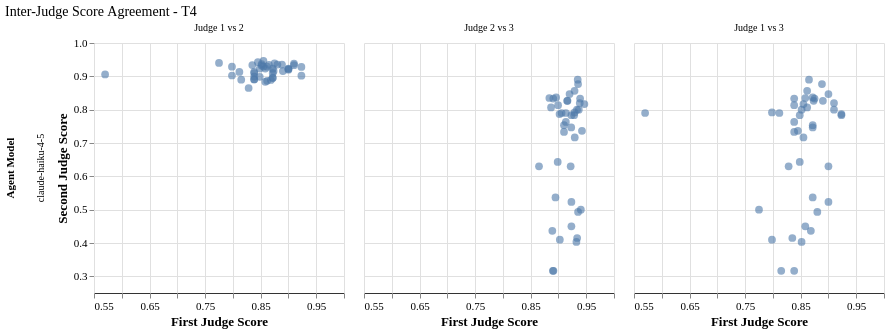

Here is the Vega-Lite specification saved for this chart:
### Vega-Lite specification from a JSON file in a GitHub repository (floating-point values rounded to 4 significant figures)
{"config": {"font": "serif", "axis": {"labelFontSize": 11, "titleFontSize": 13, "gridColor": "#e0e0e0", "domainColor": "#333333"}, "legend": {"labelFontSize": 11, "titleFontSize": 12}, "title": {"fontSize": 14, "anchor": "start", "fontWeight": "normal"}, "view": {"stroke": null, "continuousWidth": 400, "continuousHeight": 300}, "mark": {"tooltip": true}}, "data": {"name": "data-bce85a173bb22e57a1dde25ba2889a11"}, "facet": {"column": {"field": "pair_label", "sort": ["Judge 1 vs 2", "Judge 2 vs 3", "Judge 1 vs 3"], "title": null, "type": "nominal"}, "row": {"field": "agent_model", "title": "Agent Model", "type": "nominal"}}, "spec": {"mark": {"type": "circle", "opacity": 0.6, "size": 60}, "encoding": {"tooltip": [{"field": "pair_label", "title": "Comparison", "type": "nominal"}, {"field": "judge_x", "title": "Judge", "type": "nominal"}, {"field": "score_x", "format": ".3f", "title": "Score X", "type": "quantitative"}, {"field": "judge_y", "title": "Judge", "type": "nominal"}, {"field": "score_y", "format": ".3f", "title": "Score Y", "type": "quantitative"}], "x": {"field": "score_x", "scale": {"domain": [0.55, 1.0]}, "title": "First Judge Score", "type": "quantitative"}, "y": {"field": "score_y", "scale": {"domain": [0.25, 1.0]}, "title": "Second Judge Score", "type": "quantitative"}}, "height": 250, "width": 250}, "resolve": {"scale": {"x": "shared", "y": "shared"}}, "title": "Inter-Judge Score Agreement - T4", "$schema": "https://vega.github.io/schema/vega-lite/v6.1.0.json", "datasets": {"data-bce85a173bb22e57a1dde25ba2889a11": [{"agent_model": "claude-haiku-4-5", "tier": "T4", "pair_label": "Judge 1 vs 2", "judge_x": "Judge 1", "judge_y": "Judge 2", "score_x": 0.8717, "score_y": 0.923}, {"agent_model": "claude-haiku-4-5", "tier": "T4", "pair_label": "Judge 1 vs 2", "judge_x": "Judge 1", "judge_y": "Judge 2", "score_x": 0.8883, "score_y": 0.9353}, {"agent_model": "claude-haiku-4-5", "tier": "T4", "pair_label": "Judge 1 vs 2", "judge_x": "Judge 1", "judge_y": "Judge 2", "score_x": 0.8733, "score_y": 0.9163}, {"agent_model": "claude-haiku-4-5", "tier": "T4", "pair_label": "Judge 1 vs 2", "judge_x": "Judge 1", "judge_y": "Judge 2", "score_x": 0.89, "score_y": 0.9157}, {"agent_model": "claude-haiku-4-5", "tier": "T4", "pair_label": "Judge 1 vs 2", "judge_x": "Judge 1", "judge_y": "Judge 2", "score_x": 0.8383, "score_y": 0.8907}, {"agent_model": "claude-haiku-4-5", "tier": "T4", "pair_label": "Judge 1 vs 2", "judge_x": "Judge 1", "judge_y": "Judge 2", "score_x": 0.855, "score_y": 0.9467}, {"agent_model": "claude-haiku-4-5", "tier": "T4", "pair_label": "Judge 1 vs 2", "judge_x": "Judge 1", "judge_y": "Judge 2", "score_x": 0.8383, "score_y": 0.9133}, {"agent_model": "claude-haiku-4-5", "tier": "T4", "pair_label": "Judge 1 vs 2", "judge_x": "Judge 1", "judge_y": "Judge 2", "score_x": 0.8717, "score_y": 0.8947}, {"agent_model": "claude-haiku-4-5", "tier": "T4", "pair_label": "Judge 1 vs 2", "judge_x": "Judge 1", "judge_y": "Judge 2", "score_x": 0.91, "score_y": 0.9333}, {"agent_model": "claude-haiku-4-5", "tier": "T4", "pair_label": "Judge 1 vs 2", "judge_x": "Judge 1", "judge_y": "Judge 2", "score_x": 0.91, "score_y": 0.9383}, {"agent_model": "claude-haiku-4-5", "tier": "T4", "pair_label": "Judge 1 vs 2", "judge_x": "Judge 1", "judge_y": "Judge 2", "score_x": 0.9233, "score_y": 0.9283}, {"agent_model": "claude-haiku-4-5", "tier": "T4", "pair_label": "Judge 1 vs 2", "judge_x": "Judge 1", "judge_y": "Judge 2", "score_x": 0.8383, "score_y": 0.91}, {"agent_model": "claude-haiku-4-5", "tier": "T4", "pair_label": "Judge 1 vs 2", "judge_x": "Judge 1", "judge_y": "Judge 2", "score_x": 0.775, "score_y": 0.9403}, {"agent_model": "claude-haiku-4-5", "tier": "T4", "pair_label": "Judge 1 vs 2", "judge_x": "Judge 1", "judge_y": "Judge 2", "score_x": 0.835, "score_y": 0.9337}, {"agent_model": "claude-haiku-4-5", "tier": "T4", "pair_label": "Judge 1 vs 2", "judge_x": "Judge 1", "judge_y": "Judge 2", "score_x": 0.57, "score_y": 0.9057}, {"agent_model": "claude-haiku-4-5", "tier": "T4", "pair_label": "Judge 1 vs 2", "judge_x": "Judge 1", "judge_y": "Judge 2", "score_x": 0.7983, "score_y": 0.929}, {"agent_model": "claude-haiku-4-5", "tier": "T4", "pair_label": "Judge 1 vs 2", "judge_x": "Judge 1", "judge_y": "Judge 2", "score_x": 0.8383, "score_y": 0.891}, {"agent_model": "claude-haiku-4-5", "tier": "T4", "pair_label": "Judge 1 vs 2", "judge_x": "Judge 1", "judge_y": "Judge 2", "score_x": 0.9233, "score_y": 0.902}, {"agent_model": "claude-haiku-4-5", "tier": "T4", "pair_label": "Judge 1 vs 2", "judge_x": "Judge 1", "judge_y": "Judge 2", "score_x": 0.875, "score_y": 0.939}, {"agent_model": "claude-haiku-4-5", "tier": "T4", "pair_label": "Judge 1 vs 2", "judge_x": "Judge 1", "judge_y": "Judge 2", "score_x": 0.8383, "score_y": 0.8993}, {"agent_model": "claude-haiku-4-5", "tier": "T4", "pair_label": "Judge 1 vs 2", "judge_x": "Judge 1", "judge_y": "Judge 2", "score_x": 0.9, "score_y": 0.9233}, {"agent_model": "claude-haiku-4-5", "tier": "T4", "pair_label": "Judge 1 vs 2", "judge_x": "Judge 1", "judge_y": "Judge 2", "score_x": 0.855, "score_y": 0.9293}, {"agent_model": "claude-haiku-4-5", "tier": "T4", "pair_label": "Judge 1 vs 2", "judge_x": "Judge 1", "judge_y": "Judge 2", "score_x": 0.7983, "score_y": 0.9025}, {"agent_model": "claude-haiku-4-5", "tier": "T4", "pair_label": "Judge 1 vs 2", "judge_x": "Judge 1", "judge_y": "Judge 2", "score_x": 0.865, "score_y": 0.9347}, {"agent_model": "claude-haiku-4-5", "tier": "T4", "pair_label": "Judge 1 vs 2", "judge_x": "Judge 1", "judge_y": "Judge 2", "score_x": 0.8117, "score_y": 0.9133}, {"agent_model": "claude-haiku-4-5", "tier": "T4", "pair_label": "Judge 1 vs 2", "judge_x": "Judge 1", "judge_y": "Judge 2", "score_x": 0.8583, "score_y": 0.9233}, {"agent_model": "claude-haiku-4-5", "tier": "T4", "pair_label": "Judge 1 vs 2", "judge_x": "Judge 1", "judge_y": "Judge 2", "score_x": 0.8617, "score_y": 0.8867}, {"agent_model": "claude-haiku-4-5", "tier": "T4", "pair_label": "Judge 1 vs 2", "judge_x": "Judge 1", "judge_y": "Judge 2", "score_x": 0.8717, "score_y": 0.8958}, {"agent_model": "claude-haiku-4-5", "tier": "T4", "pair_label": "Judge 1 vs 2", "judge_x": "Judge 1", "judge_y": "Judge 2", "score_x": 0.8583, "score_y": 0.8837}, {"agent_model": "claude-haiku-4-5", "tier": "T4", "pair_label": "Judge 1 vs 2", "judge_x": "Judge 1", "judge_y": "Judge 2", "score_x": 0.9, "score_y": 0.92}, {"agent_model": "claude-haiku-4-5", "tier": "T4", "pair_label": "Judge 1 vs 2", "judge_x": "Judge 1", "judge_y": "Judge 2", "score_x": 0.8617, "score_y": 0.929}, {"agent_model": "claude-haiku-4-5", "tier": "T4", "pair_label": "Judge 1 vs 2", "judge_x": "Judge 1", "judge_y": "Judge 2", "score_x": 0.8483, "score_y": 0.9233}, {"agent_model": "claude-haiku-4-5", "tier": "T4", "pair_label": "Judge 1 vs 2", "judge_x": "Judge 1", "judge_y": "Judge 2", "score_x": 0.88, "score_y": 0.9353}, {"agent_model": "claude-haiku-4-5", "tier": "T4", "pair_label": "Judge 1 vs 2", "judge_x": "Judge 1", "judge_y": "Judge 2", "score_x": 0.8283, "score_y": 0.865}, {"agent_model": "claude-haiku-4-5", "tier": "T4", "pair_label": "Judge 1 vs 2", "judge_x": "Judge 1", "judge_y": "Judge 2", "score_x": 0.8517, "score_y": 0.9367}, {"agent_model": "claude-haiku-4-5", "tier": "T4", "pair_label": "Judge 1 vs 2", "judge_x": "Judge 1", "judge_y": "Judge 2", "score_x": 0.815, "score_y": 0.89}, {"agent_model": "claude-haiku-4-5", "tier": "T4", "pair_label": "Judge 1 vs 2", "judge_x": "Judge 1", "judge_y": "Judge 2", "score_x": 0.8683, "score_y": 0.889}, {"agent_model": "claude-haiku-4-5", "tier": "T4", "pair_label": "Judge 1 vs 2", "judge_x": "Judge 1", "judge_y": "Judge 2", "score_x": 0.8483, "score_y": 0.8987}, {"agent_model": "claude-haiku-4-5", "tier": "T4", "pair_label": "Judge 1 vs 2", "judge_x": "Judge 1", "judge_y": "Judge 2", "score_x": 0.9, "score_y": 0.922}, {"agent_model": "claude-haiku-4-5", "tier": "T4", "pair_label": "Judge 1 vs 2", "judge_x": "Judge 1", "judge_y": "Judge 2", "score_x": 0.845, "score_y": 0.9423}, {"agent_model": "claude-haiku-4-5", "tier": "T4", "pair_label": "Judge 1 vs 2", "judge_x": "Judge 1", "judge_y": "Judge 2", "score_x": 0.8517, "score_y": 0.9323}, {"agent_model": "claude-haiku-4-5", "tier": "T4", "pair_label": "Judge 1 vs 2", "judge_x": "Judge 1", "judge_y": "Judge 2", "score_x": 0.8717, "score_y": 0.91}, {"agent_model": "claude-haiku-4-5", "tier": "T4", "pair_label": "Judge 2 vs 3", "judge_x": "Judge 2", "judge_y": "Judge 3", "score_x": 0.923, "score_y": 0.7467}, {"agent_model": "claude-haiku-4-5", "tier": "T4", "pair_label": "Judge 2 vs 3", "judge_x": "Judge 2", "judge_y": "Judge 3", "score_x": 0.9353, "score_y": 0.8767}, {"agent_model": "claude-haiku-4-5", "tier": "T4", "pair_label": "Judge 2 vs 3", "judge_x": "Judge 2", "judge_y": "Judge 3", "score_x": 0.9163, "score_y": 0.8267}, {"agent_model": "claude-haiku-4-5", "tier": "T4", "pair_label": "Judge 2 vs 3", "judge_x": "Judge 2", "judge_y": "Judge 3", "score_x": 0.9157, "score_y": 0.8267}, {"agent_model": "claude-haiku-4-5", "tier": "T4", "pair_label": "Judge 2 vs 3", "judge_x": "Judge 2", "judge_y": "Judge 3", "score_x": 0.8907, "score_y": 0.8333}, {"agent_model": "claude-haiku-4-5", "tier": "T4", "pair_label": "Judge 2 vs 3", "judge_x": "Judge 2", "judge_y": "Judge 3", "score_x": 0.9467, "score_y": 0.8167}, {"agent_model": "claude-haiku-4-5", "tier": "T4", "pair_label": "Judge 2 vs 3", "judge_x": "Judge 2", "judge_y": "Judge 3", "score_x": 0.9133, "score_y": 0.7633}, {"agent_model": "claude-haiku-4-5", "tier": "T4", "pair_label": "Judge 2 vs 3", "judge_x": "Judge 2", "judge_y": "Judge 3", "score_x": 0.8947, "score_y": 0.5367}, {"agent_model": "claude-haiku-4-5", "tier": "T4", "pair_label": "Judge 2 vs 3", "judge_x": "Judge 2", "judge_y": "Judge 3", "score_x": 0.9333, "score_y": 0.8}, {"agent_model": "claude-haiku-4-5", "tier": "T4", "pair_label": "Judge 2 vs 3", "judge_x": "Judge 2", "judge_y": "Judge 3", "score_x": 0.9383, "score_y": 0.82}, {"agent_model": "claude-haiku-4-5", "tier": "T4", "pair_label": "Judge 2 vs 3", "judge_x": "Judge 2", "judge_y": "Judge 3", "score_x": 0.9283, "score_y": 0.7833}, {"agent_model": "claude-haiku-4-5", "tier": "T4", "pair_label": "Judge 2 vs 3", "judge_x": "Judge 2", "judge_y": "Judge 3", "score_x": 0.91, "score_y": 0.7333}, {"agent_model": "claude-haiku-4-5", "tier": "T4", "pair_label": "Judge 2 vs 3", "judge_x": "Judge 2", "judge_y": "Judge 3", "score_x": 0.9403, "score_y": 0.5}, {"agent_model": "claude-haiku-4-5", "tier": "T4", "pair_label": "Judge 2 vs 3", "judge_x": "Judge 2", "judge_y": "Judge 3", "score_x": 0.9337, "score_y": 0.415}, {"agent_model": "claude-haiku-4-5", "tier": "T4", "pair_label": "Judge 2 vs 3", "judge_x": "Judge 2", "judge_y": "Judge 3", "score_x": 0.9057, "score_y": 0.79}, {"agent_model": "claude-haiku-4-5", "tier": "T4", "pair_label": "Judge 2 vs 3", "judge_x": "Judge 2", "judge_y": "Judge 3", "score_x": 0.929, "score_y": 0.7917}, {"agent_model": "claude-haiku-4-5", "tier": "T4", "pair_label": "Judge 2 vs 3", "judge_x": "Judge 2", "judge_y": "Judge 3", "score_x": 0.891, "score_y": 0.3167}, {"agent_model": "claude-haiku-4-5", "tier": "T4", "pair_label": "Judge 2 vs 3", "judge_x": "Judge 2", "judge_y": "Judge 3", "score_x": 0.902, "score_y": 0.7867}, {"agent_model": "claude-haiku-4-5", "tier": "T4", "pair_label": "Judge 2 vs 3", "judge_x": "Judge 2", "judge_y": "Judge 3", "score_x": 0.939, "score_y": 0.8333}, {"agent_model": "claude-haiku-4-5", "tier": "T4", "pair_label": "Judge 2 vs 3", "judge_x": "Judge 2", "judge_y": "Judge 3", "score_x": 0.8993, "score_y": 0.8133}, {"agent_model": "claude-haiku-4-5", "tier": "T4", "pair_label": "Judge 2 vs 3", "judge_x": "Judge 2", "judge_y": "Judge 3", "score_x": 0.9233, "score_y": 0.5233}, {"agent_model": "claude-haiku-4-5", "tier": "T4", "pair_label": "Judge 2 vs 3", "judge_x": "Judge 2", "judge_y": "Judge 3", "score_x": 0.9293, "score_y": 0.7167}, {"agent_model": "claude-haiku-4-5", "tier": "T4", "pair_label": "Judge 2 vs 3", "judge_x": "Judge 2", "judge_y": "Judge 3", "score_x": 0.9025, "score_y": 0.41}, {"agent_model": "claude-haiku-4-5", "tier": "T4", "pair_label": "Judge 2 vs 3", "judge_x": "Judge 2", "judge_y": "Judge 3", "score_x": 0.9347, "score_y": 0.89}, {"agent_model": "claude-haiku-4-5", "tier": "T4", "pair_label": "Judge 2 vs 3", "judge_x": "Judge 2", "judge_y": "Judge 3", "score_x": 0.9133, "score_y": 0.79}, {"agent_model": "claude-haiku-4-5", "tier": "T4", "pair_label": "Judge 2 vs 3", "judge_x": "Judge 2", "judge_y": "Judge 3", "score_x": 0.9233, "score_y": 0.45}, {"agent_model": "claude-haiku-4-5", "tier": "T4", "pair_label": "Judge 2 vs 3", "judge_x": "Judge 2", "judge_y": "Judge 3", "score_x": 0.8867, "score_y": 0.8067}, {"agent_model": "claude-haiku-4-5", "tier": "T4", "pair_label": "Judge 2 vs 3", "judge_x": "Judge 2", "judge_y": "Judge 3", "score_x": 0.8958, "score_y": 0.8367}, {"agent_model": "claude-haiku-4-5", "tier": "T4", "pair_label": "Judge 2 vs 3", "judge_x": "Judge 2", "judge_y": "Judge 3", "score_x": 0.8837, "score_y": 0.835}, {"agent_model": "claude-haiku-4-5", "tier": "T4", "pair_label": "Judge 2 vs 3", "judge_x": "Judge 2", "judge_y": "Judge 3", "score_x": 0.92, "score_y": 0.8467}, {"agent_model": "claude-haiku-4-5", "tier": "T4", "pair_label": "Judge 2 vs 3", "judge_x": "Judge 2", "judge_y": "Judge 3", "score_x": 0.929, "score_y": 0.8567}, {"agent_model": "claude-haiku-4-5", "tier": "T4", "pair_label": "Judge 2 vs 3", "judge_x": "Judge 2", "judge_y": "Judge 3", "score_x": 0.9233, "score_y": 0.7833}, {"agent_model": "claude-haiku-4-5", "tier": "T4", "pair_label": "Judge 2 vs 3", "judge_x": "Judge 2", "judge_y": "Judge 3", "score_x": 0.9353, "score_y": 0.4933}, {"agent_model": "claude-haiku-4-5", "tier": "T4", "pair_label": "Judge 2 vs 3", "judge_x": "Judge 2", "judge_y": "Judge 3", "score_x": 0.865, "score_y": 0.63}, {"agent_model": "claude-haiku-4-5", "tier": "T4", "pair_label": "Judge 2 vs 3", "judge_x": "Judge 2", "judge_y": "Judge 3", "score_x": 0.9367, "score_y": 0.8}, {"agent_model": "claude-haiku-4-5", "tier": "T4", "pair_label": "Judge 2 vs 3", "judge_x": "Judge 2", "judge_y": "Judge 3", "score_x": 0.89, "score_y": 0.3167}, {"agent_model": "claude-haiku-4-5", "tier": "T4", "pair_label": "Judge 2 vs 3", "judge_x": "Judge 2", "judge_y": "Judge 3", "score_x": 0.889, "score_y": 0.4367}, {"agent_model": "claude-haiku-4-5", "tier": "T4", "pair_label": "Judge 2 vs 3", "judge_x": "Judge 2", "judge_y": "Judge 3", "score_x": 0.8987, "score_y": 0.6433}, {"agent_model": "claude-haiku-4-5", "tier": "T4", "pair_label": "Judge 2 vs 3", "judge_x": "Judge 2", "judge_y": "Judge 3", "score_x": 0.922, "score_y": 0.63}, {"agent_model": "claude-haiku-4-5", "tier": "T4", "pair_label": "Judge 2 vs 3", "judge_x": "Judge 2", "judge_y": "Judge 3", "score_x": 0.9423, "score_y": 0.7367}, {"agent_model": "claude-haiku-4-5", "tier": "T4", "pair_label": "Judge 2 vs 3", "judge_x": "Judge 2", "judge_y": "Judge 3", "score_x": 0.9323, "score_y": 0.4033}, {"agent_model": "claude-haiku-4-5", "tier": "T4", "pair_label": "Judge 2 vs 3", "judge_x": "Judge 2", "judge_y": "Judge 3", "score_x": 0.91, "score_y": 0.7533}, {"agent_model": "claude-haiku-4-5", "tier": "T4", "pair_label": "Judge 1 vs 3", "judge_x": "Judge 1", "judge_y": "Judge 3", "score_x": 0.8717, "score_y": 0.7467}, {"agent_model": "claude-haiku-4-5", "tier": "T4", "pair_label": "Judge 1 vs 3", "judge_x": "Judge 1", "judge_y": "Judge 3", "score_x": 0.8883, "score_y": 0.8767}, {"agent_model": "claude-haiku-4-5", "tier": "T4", "pair_label": "Judge 1 vs 3", "judge_x": "Judge 1", "judge_y": "Judge 3", "score_x": 0.8733, "score_y": 0.8267}, {"agent_model": "claude-haiku-4-5", "tier": "T4", "pair_label": "Judge 1 vs 3", "judge_x": "Judge 1", "judge_y": "Judge 3", "score_x": 0.89, "score_y": 0.8267}, {"agent_model": "claude-haiku-4-5", "tier": "T4", "pair_label": "Judge 1 vs 3", "judge_x": "Judge 1", "judge_y": "Judge 3", "score_x": 0.8383, "score_y": 0.8333}, {"agent_model": "claude-haiku-4-5", "tier": "T4", "pair_label": "Judge 1 vs 3", "judge_x": "Judge 1", "judge_y": "Judge 3", "score_x": 0.855, "score_y": 0.8167}, {"agent_model": "claude-haiku-4-5", "tier": "T4", "pair_label": "Judge 1 vs 3", "judge_x": "Judge 1", "judge_y": "Judge 3", "score_x": 0.8383, "score_y": 0.7633}, {"agent_model": "claude-haiku-4-5", "tier": "T4", "pair_label": "Judge 1 vs 3", "judge_x": "Judge 1", "judge_y": "Judge 3", "score_x": 0.8717, "score_y": 0.5367}, {"agent_model": "claude-haiku-4-5", "tier": "T4", "pair_label": "Judge 1 vs 3", "judge_x": "Judge 1", "judge_y": "Judge 3", "score_x": 0.91, "score_y": 0.8}, {"agent_model": "claude-haiku-4-5", "tier": "T4", "pair_label": "Judge 1 vs 3", "judge_x": "Judge 1", "judge_y": "Judge 3", "score_x": 0.91, "score_y": 0.82}, {"agent_model": "claude-haiku-4-5", "tier": "T4", "pair_label": "Judge 1 vs 3", "judge_x": "Judge 1", "judge_y": "Judge 3", "score_x": 0.9233, "score_y": 0.7833}, {"agent_model": "claude-haiku-4-5", "tier": "T4", "pair_label": "Judge 1 vs 3", "judge_x": "Judge 1", "judge_y": "Judge 3", "score_x": 0.8383, "score_y": 0.7333}, {"agent_model": "claude-haiku-4-5", "tier": "T4", "pair_label": "Judge 1 vs 3", "judge_x": "Judge 1", "judge_y": "Judge 3", "score_x": 0.775, "score_y": 0.5}, {"agent_model": "claude-haiku-4-5", "tier": "T4", "pair_label": "Judge 1 vs 3", "judge_x": "Judge 1", "judge_y": "Judge 3", "score_x": 0.835, "score_y": 0.415}, {"agent_model": "claude-haiku-4-5", "tier": "T4", "pair_label": "Judge 1 vs 3", "judge_x": "Judge 1", "judge_y": "Judge 3", "score_x": 0.57, "score_y": 0.79}, {"agent_model": "claude-haiku-4-5", "tier": "T4", "pair_label": "Judge 1 vs 3", "judge_x": "Judge 1", "judge_y": "Judge 3", "score_x": 0.7983, "score_y": 0.7917}, {"agent_model": "claude-haiku-4-5", "tier": "T4", "pair_label": "Judge 1 vs 3", "judge_x": "Judge 1", "judge_y": "Judge 3", "score_x": 0.8383, "score_y": 0.3167}, {"agent_model": "claude-haiku-4-5", "tier": "T4", "pair_label": "Judge 1 vs 3", "judge_x": "Judge 1", "judge_y": "Judge 3", "score_x": 0.9233, "score_y": 0.7867}, {"agent_model": "claude-haiku-4-5", "tier": "T4", "pair_label": "Judge 1 vs 3", "judge_x": "Judge 1", "judge_y": "Judge 3", "score_x": 0.875, "score_y": 0.8333}, {"agent_model": "claude-haiku-4-5", "tier": "T4", "pair_label": "Judge 1 vs 3", "judge_x": "Judge 1", "judge_y": "Judge 3", "score_x": 0.8383, "score_y": 0.8133}, {"agent_model": "claude-haiku-4-5", "tier": "T4", "pair_label": "Judge 1 vs 3", "judge_x": "Judge 1", "judge_y": "Judge 3", "score_x": 0.9, "score_y": 0.5233}, {"agent_model": "claude-haiku-4-5", "tier": "T4", "pair_label": "Judge 1 vs 3", "judge_x": "Judge 1", "judge_y": "Judge 3", "score_x": 0.855, "score_y": 0.7167}, {"agent_model": "claude-haiku-4-5", "tier": "T4", "pair_label": "Judge 1 vs 3", "judge_x": "Judge 1", "judge_y": "Judge 3", "score_x": 0.7983, "score_y": 0.41}, {"agent_model": "claude-haiku-4-5", "tier": "T4", "pair_label": "Judge 1 vs 3", "judge_x": "Judge 1", "judge_y": "Judge 3", "score_x": 0.865, "score_y": 0.89}, {"agent_model": "claude-haiku-4-5", "tier": "T4", "pair_label": "Judge 1 vs 3", "judge_x": "Judge 1", "judge_y": "Judge 3", "score_x": 0.8117, "score_y": 0.79}, {"agent_model": "claude-haiku-4-5", "tier": "T4", "pair_label": "Judge 1 vs 3", "judge_x": "Judge 1", "judge_y": "Judge 3", "score_x": 0.8583, "score_y": 0.45}, {"agent_model": "claude-haiku-4-5", "tier": "T4", "pair_label": "Judge 1 vs 3", "judge_x": "Judge 1", "judge_y": "Judge 3", "score_x": 0.8617, "score_y": 0.8067}, {"agent_model": "claude-haiku-4-5", "tier": "T4", "pair_label": "Judge 1 vs 3", "judge_x": "Judge 1", "judge_y": "Judge 3", "score_x": 0.8717, "score_y": 0.8367}, {"agent_model": "claude-haiku-4-5", "tier": "T4", "pair_label": "Judge 1 vs 3", "judge_x": "Judge 1", "judge_y": "Judge 3", "score_x": 0.8583, "score_y": 0.835}, {"agent_model": "claude-haiku-4-5", "tier": "T4", "pair_label": "Judge 1 vs 3", "judge_x": "Judge 1", "judge_y": "Judge 3", "score_x": 0.9, "score_y": 0.8467}, {"agent_model": "claude-haiku-4-5", "tier": "T4", "pair_label": "Judge 1 vs 3", "judge_x": "Judge 1", "judge_y": "Judge 3", "score_x": 0.8617, "score_y": 0.8567}, {"agent_model": "claude-haiku-4-5", "tier": "T4", "pair_label": "Judge 1 vs 3", "judge_x": "Judge 1", "judge_y": "Judge 3", "score_x": 0.8483, "score_y": 0.7833}, {"agent_model": "claude-haiku-4-5", "tier": "T4", "pair_label": "Judge 1 vs 3", "judge_x": "Judge 1", "judge_y": "Judge 3", "score_x": 0.88, "score_y": 0.4933}, {"agent_model": "claude-haiku-4-5", "tier": "T4", "pair_label": "Judge 1 vs 3", "judge_x": "Judge 1", "judge_y": "Judge 3", "score_x": 0.8283, "score_y": 0.63}, {"agent_model": "claude-haiku-4-5", "tier": "T4", "pair_label": "Judge 1 vs 3", "judge_x": "Judge 1", "judge_y": "Judge 3", "score_x": 0.8517, "score_y": 0.8}, {"agent_model": "claude-haiku-4-5", "tier": "T4", "pair_label": "Judge 1 vs 3", "judge_x": "Judge 1", "judge_y": "Judge 3", "score_x": 0.815, "score_y": 0.3167}, {"agent_model": "claude-haiku-4-5", "tier": "T4", "pair_label": "Judge 1 vs 3", "judge_x": "Judge 1", "judge_y": "Judge 3", "score_x": 0.8683, "score_y": 0.4367}, {"agent_model": "claude-haiku-4-5", "tier": "T4", "pair_label": "Judge 1 vs 3", "judge_x": "Judge 1", "judge_y": "Judge 3", "score_x": 0.8483, "score_y": 0.6433}, {"agent_model": "claude-haiku-4-5", "tier": "T4", "pair_label": "Judge 1 vs 3", "judge_x": "Judge 1", "judge_y": "Judge 3", "score_x": 0.9, "score_y": 0.63}, {"agent_model": "claude-haiku-4-5", "tier": "T4", "pair_label": "Judge 1 vs 3", "judge_x": "Judge 1", "judge_y": "Judge 3", "score_x": 0.845, "score_y": 0.7367}, {"agent_model": "claude-haiku-4-5", "tier": "T4", "pair_label": "Judge 1 vs 3", "judge_x": "Judge 1", "judge_y": "Judge 3", "score_x": 0.8517, "score_y": 0.4033}, {"agent_model": "claude-haiku-4-5", "tier": "T4", "pair_label": "Judge 1 vs 3", "judge_x": "Judge 1", "judge_y": "Judge 3", "score_x": 0.8717, "score_y": 0.7533}]}}
